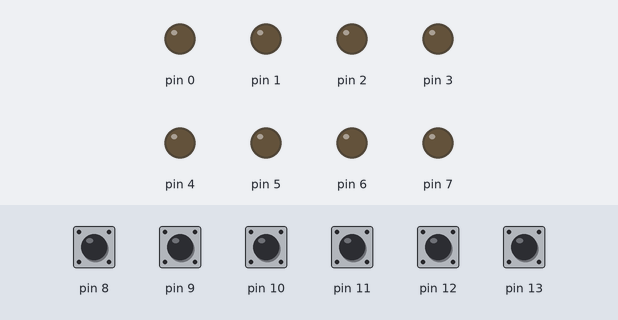
The sketch below on a simulated Arduino Uno, built with avr-gcc and run on an emulated ATmega328P. Parts: output pins drawn as LEDs (lit = HIGH). The test bench sets the inputs (shaded band); at power-on: pin 8–13 HIGH.

Above: at 5.0 s.
5.1 s: pin 8 pulled LOW for 0.15 s
At 5.17 s:
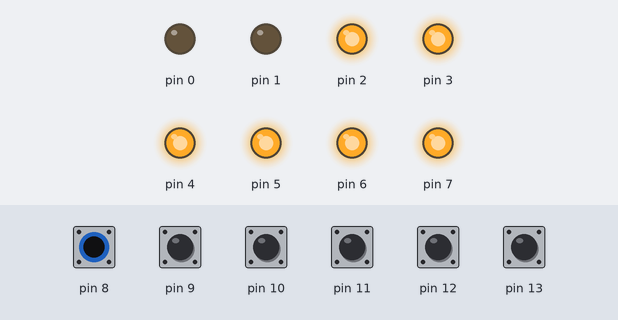
Timing chart, 0 to 8.1 s (numbered marks = the images above; inputs shaded):
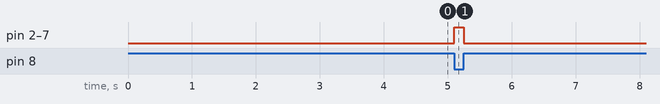

The sketch:

PCINT0_INT_ARDUINO_1_ALL_0_7.ino
```cpp
#include <avr/io.h>
#include <avr/interrupt.h>

// pcint1 is PB1 pin

volatile unsigned int flag=0;

int main(void)
{
    DDRB &= ~(1 << PB1 | 1<<PB0 | 1<<PB2 | 1<<PB3 | 1<<PB4 | 1<<PB5);     // Clear the PB0,PB1,PB2,PB3,Pb4
    PORTB |= (1 << PB1 | 1<<PB0 | 1<<PB2 | 1<<PB3 | 1<<PB4 | 1<<PB5);      // turn On the Pull-up
    DDRD=0xff;                                                    // port D all pins are output

    PCICR |= (1 << PCIE0);                                                              // set PCIE0 to enable for PCINCT0 to PCINT7
    PCMSK0 |= (1 << PCINT1| 1<<PCINT0 | 1<<PCINT2 | 1<<PCINT3 | 1<<PCINT4 | 1<<PCINT5);            // set PCINT1,PCINT0,PCINT3,PCINT4,PCINT5 to trigger an interrupt on state change

    sei();                                                        // turn on interrupts

    while(1)
    {
      if(flag==1)
      {
        PORTD ^= 0xfc;                                            // toggling port leds
        flag=0;
      }
    }
}

ISR (PCINT0_vect)                                                 // ISR for PCINT0 to PCINT7
{
  flag=1;
  PCIFR &= 1<<0;                                                  // clearing interrupt flag
}
```

Measured:
- after the input at 5.1 s, pin 2–7: LOW → HIGH at once, → LOW 0.15 s later
